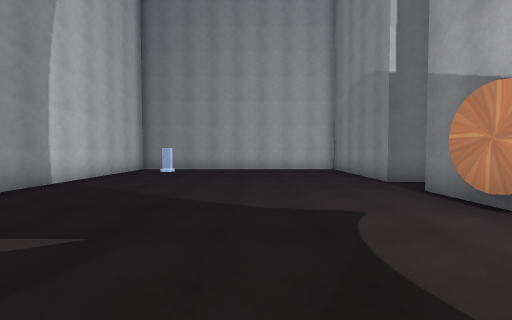
[1] (above)

20 first-person views from a walk through a scene from a Unity 3-D project. The camera is 1.5 m above the floor, tilts 2° down and sees 90° across. The floor is counted in squares, 2 m on a side. Each view is taken from the middle of a square. On the plan, view 1 faces up. The plan holds only what a view shows up to about 9 squares ahead; the rest is blank. The place goes on beyond the plan. The player character is not drawn. Door leaves are left out, so doorways stand open. Some surface patterns are stand-ins.

[2]
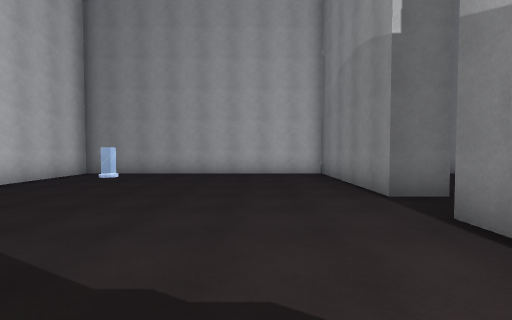

[3]
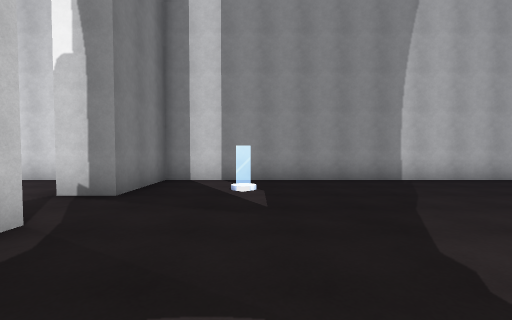

[4]
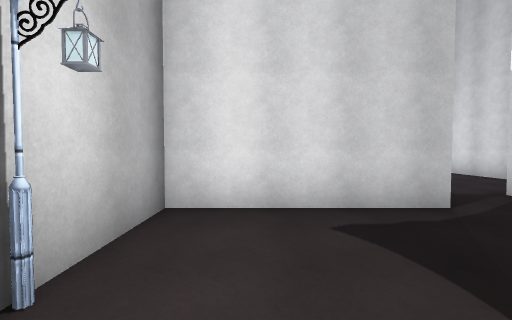

[5]
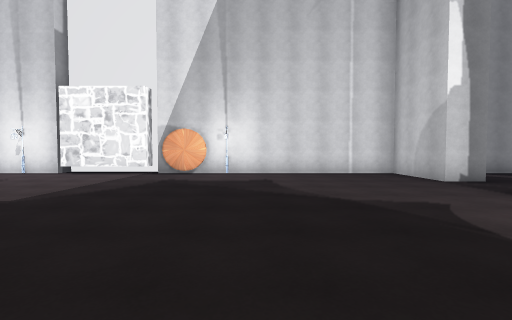

[6]
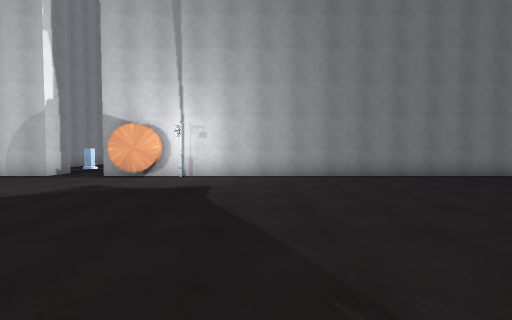

[7]
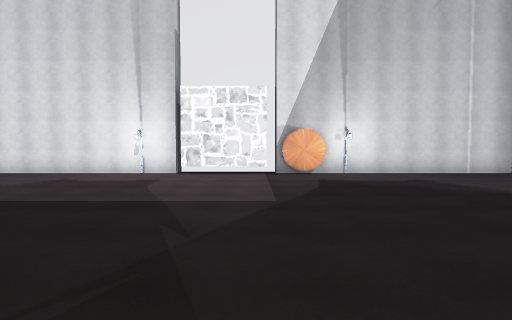

[8]
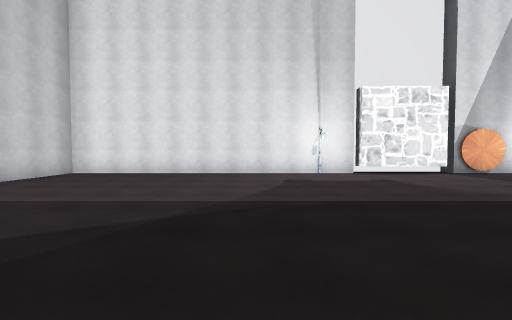

[9]
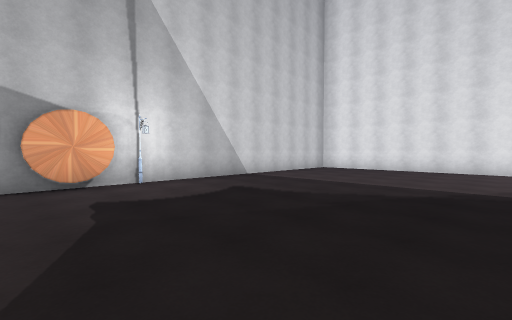

[10]
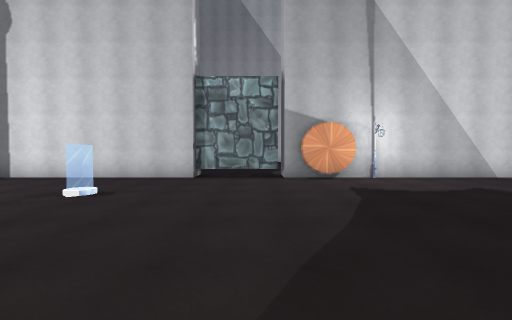

[11]
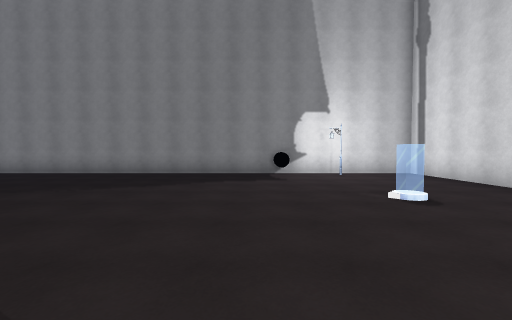

[12]
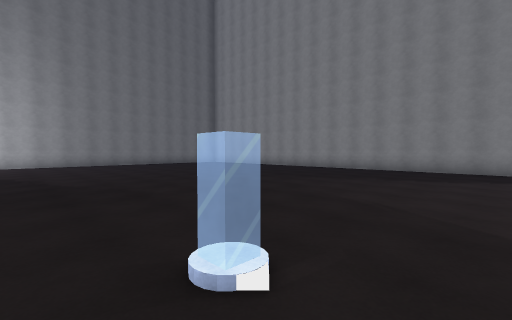

[13]
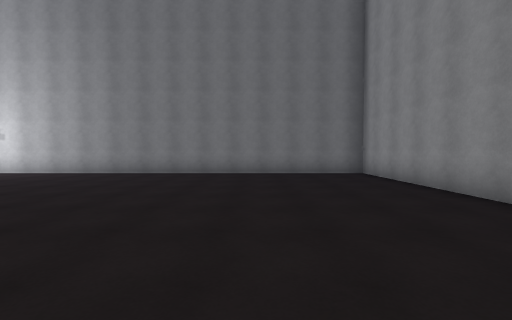

[14]
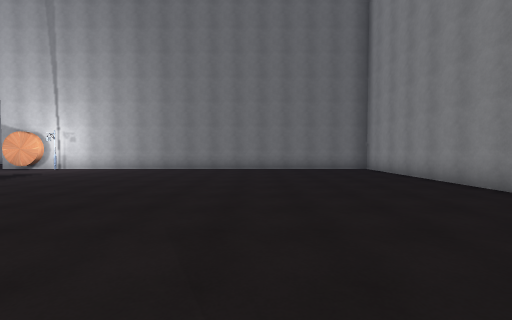

[15]
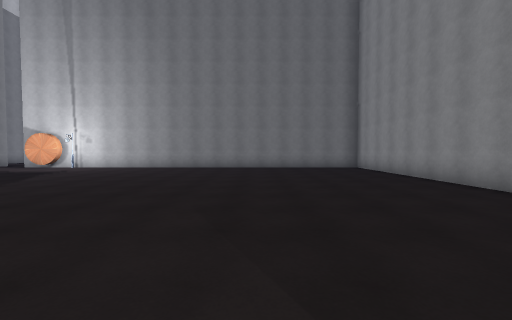

[16]
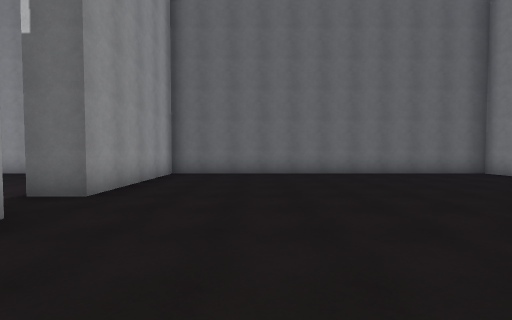

[17]
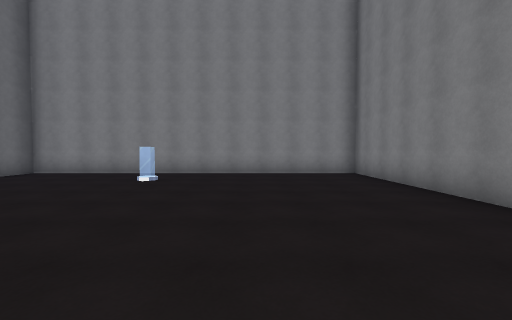

[18]
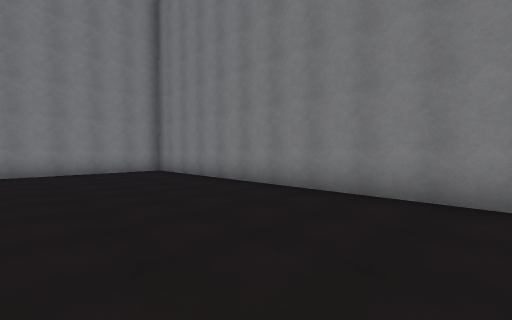

[19]
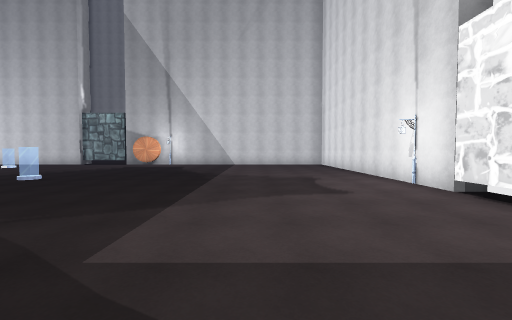

[20]
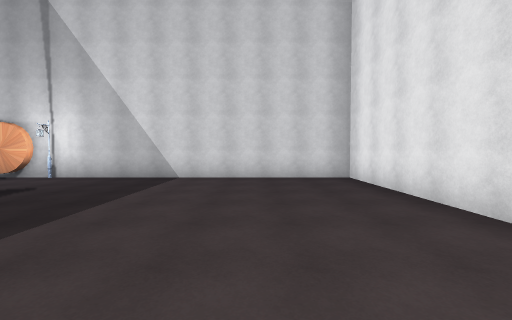

### Floor plan
Points are (right, up) in squares from view 1. A wall is a line through its corners. A room is listed if a view was taken in it or the views show most of it. See-through windows are left out.
Room 1 (views 1, 2, 3, 4)
walls: (3, 2.9) (3, 4); (3.2, 3.1) (3.2, 4.9); (4.2, 6.2) (3.2, 6.2) (3.2, 10.5) (-4.7, 10.5) (-4.7, -0.4) (-2.3, -0.4); (-0.6, -0.4) (3.2, -0.4) (3.2, 1.9)
ways out: open door at (-1.5, -1) to room 2; open door at (4, 5.5) to room 3
objects: other object (-3, 2); other object (-3, 9); other object (3, 2)
Room 2 (views 5, 6, 7, 8, 9, 10, 11, 12, 13, 14, 15, 19, 20)
walls: (-4.7, -12.7) (-4.7, -22.2) (6.2, -22.2) (6.2, -23.2); (-4.7, -9.6) (-4.7, -12.5) (-5, -12.5); (4.2, -22) (5.8, -22); (6.4, -22.4) (8.8, -22.4); (1.2, -1.6) (-0.2, -1.6); (0.2, -1.3) (-0.6, -1.3); (8.8, -23.1) (8.8, -22.2) (14.6, -22.2) (14.6, -1.3) (0.4, -1.3); (-2.3, -1.3) (-4.7, -1.3) (-4.7, -9.4)
low walls: (-5.3, -12.2) (-5.3, -12.7)
ways out: open door at (-1.5, -1) to room 1; gap at (6, -23)
objects: other object (-5, -14); other object (-5, -7); other object (2, -2); other object (4, -22); other object (5, -15); other object (10, -19); other object (14, -20); other object (15, -18)
Room 3 (views 16, 17, 18)
walls: (4.9, -0.4) (14.6, -0.4) (14.6, 10.5) (4.2, 10.5) (4.2, 6.2)
ways out: open door at (4, 5.5) to room 1
objects: other object (13, 6)

Positions as (right, up) in squares from view 1, and headings:
1: (0, 0), facing up
2: (1, 2), facing up
3: (2, 2), facing left
4: (2, 3), facing down
5: (4, -6), facing left
6: (4, -9), facing up
7: (4, -10), facing left
8: (4, -16), facing left
9: (6, -16), facing down-left
10: (7, -15), facing down
11: (6, -17), facing right
12: (4, -16), facing up-right
13: (11, -10), facing up
14: (10, -12), facing up
15: (10, -13), facing up
16: (7, 2), facing up
17: (6, 3), facing right
18: (5, 4), facing down-right
19: (-1, -8), facing down
20: (-2, -15), facing down
